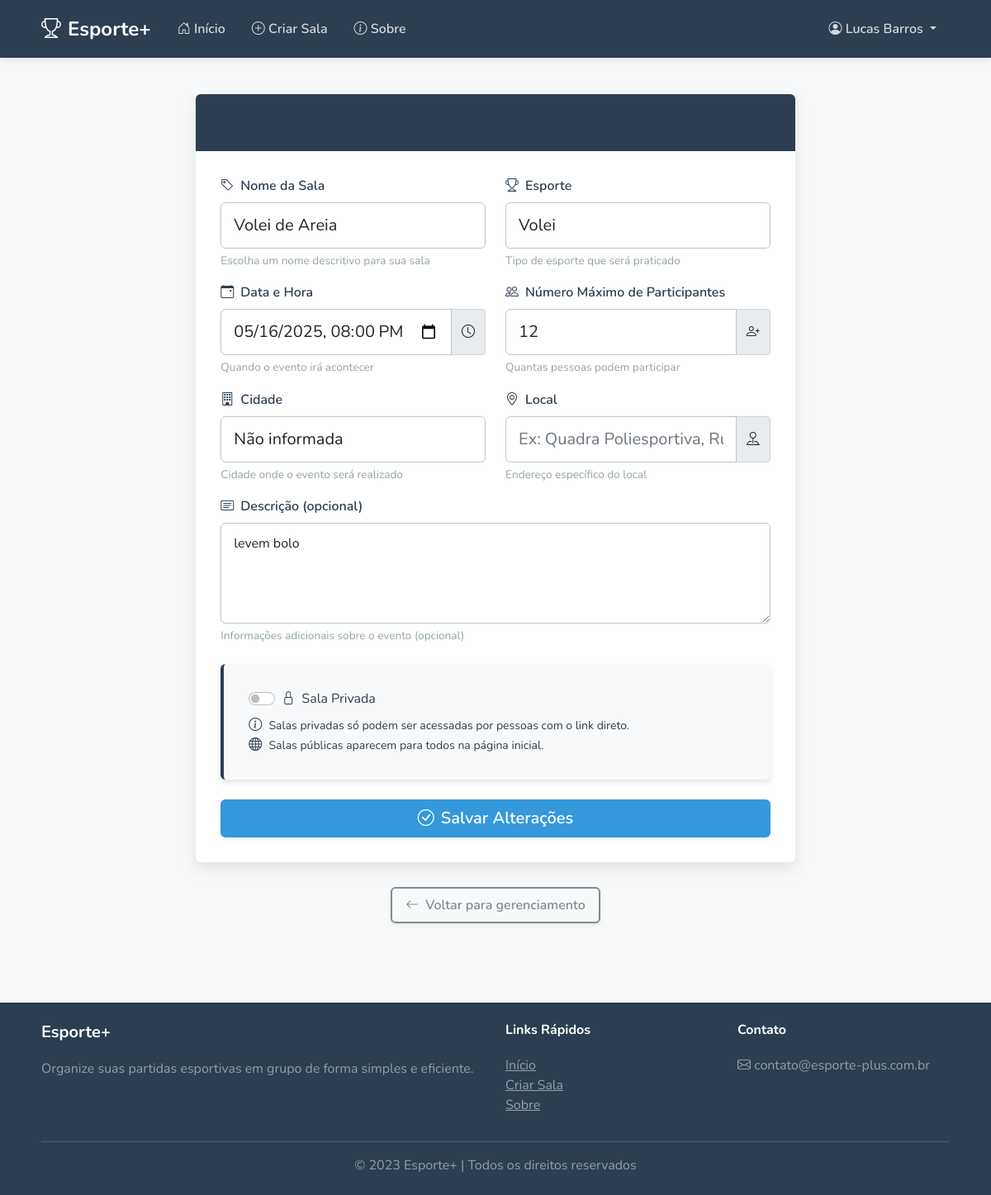
/sala/TZUTKDzf/editar (signed in), run on the app's committed database.
### app/models/models.py (models this page shows, shortened)
class User(db.Model, UserMixin):
    __tablename__ = 'users'
    id = db.Column(db.Integer, primary_key=True)
    username = db.Column(db.String(50), unique=True, nullable=False)
    email = db.Column(db.String(100), unique=True, nullable=False)
    password_hash = db.Column(db.String(200), nullable=False)
    name = db.Column(db.String(100), nullable=False)
    created_at = db.Column(db.DateTime, default=datetime.utcnow)
    is_active = db.Column(db.Boolean, default=True)
    rooms_created = db.relationship('Room', backref='creator', lazy=True, foreign_keys='Room.creator_id')
    participations = db.relationship('Participant', backref='user', lazy=True)

class Room(db.Model):
    __tablename__ = 'rooms'
    id = db.Column(db.Integer, primary_key=True)
    name = db.Column(db.String(100), nullable=False)
    sport = db.Column(db.String(50), nullable=False)
    date = db.Column(db.DateTime, nullable=False)
    max_participants = db.Column(db.Integer, nullable=False)
    description = db.Column(db.Text, nullable=True)
    link_code = db.Column(db.String(10), unique=True, nullable=False)
    created_at = db.Column(db.DateTime, default=datetime.utcnow)
    is_active = db.Column(db.Boolean, default=True)
    creator_id = db.Column(db.Integer, db.ForeignKey('users.id'), nullable=False)
    is_private = db.Column(db.Boolean, default=False)
    location = db.Column(db.String(200), nullable=True)
    city = db.Column(db.String(100), nullable=False)
    participants = db.relationship('Participant', backref='room', lazy=True)

### app/controllers/room_routes.py (the view)
@room_bp.route('/<link_code>/editar', methods=['GET', 'POST'])
@login_required
def edit_room(link_code):
    room = Room.query.filter_by(link_code=link_code).first_or_404()
    if room.creator_id != current_user.id:
        flash('Você não tem permissão para editar esta sala', 'danger')
        return redirect(url_for('room.view_room', link_code=link_code))
    form = EditRoomForm(obj=room)
    if form.validate_on_submit():
        form.populate_obj(room)
        db.session.commit()
        flash('Sala atualizada com sucesso!', 'success')
        return redirect(url_for('room.manage_room', link_code=room.link_code))
    return render_template('edit_room.html', form=form, room=room)

### app/templates/edit_room.html (shortened to what this page needs)
{% extends 'layout.html' %}
{% block content %}
<div class="content-visible">
    <div class="row">
        <div class="col-lg-8 offset-lg-2">
            <div class="card edit-room-card" data-aos="fade-up" data-aos-duration="400">
                <div class="card-header bg-primary text-white">
                    <h4 class="mb-0"><i class="bi bi-pencil-square me-2"></i>Editar Sala</h4>
                </div>
                <div class="card-body">
                    <form method="post" action="{{ url_for('room.edit_room', link_code=room.link_code) }}" class="edit-room-form">
                        <div class="row">
                            <div class="col-md-6 mb-3">
                                <div class="form-group">
                                    <label for="{{ form.name.id }}" class="form-label">
                                        <i class="bi bi-tag me-2"></i>{{ form.name.label.text }}
                                    </label>
                                    {{ form.name(class="form-control form-control-lg", placeholder="Ex: Futebol de Quarta") }}
                                    <div class="form-text">Escolha um nome descritivo para sua sala</div>
                                </div>
                            </div>
                            <div class="col-md-6 mb-3">
                                <div class="form-group">
                                    <label for="{{ form.sport.id }}" class="form-label">
                                        <i class="bi bi-trophy me-2"></i>{{ form.sport.label.text }}
                                    </label>
                                    {{ form.sport(class="form-control form-control-lg", placeholder="Ex: Futebol, Vôlei, Basquete") }}
                                    <div class="form-text">Tipo de esporte que será praticado</div>
                                </div>
                            </div>
                        </div>
                        <div class="row">
                            <div class="col-md-6 mb-3">
                                <div class="form-group">
                                    <label for="{{ form.date.id }}" class="form-label">
                                        <i class="bi bi-calendar-event me-2"></i>{{ form.date.label.text }}
                                    </label>
                                    <div class="input-group">
                                        {{ form.date(class="form-control form-control-lg", type="datetime-local") }}
                                        <span class="input-group-text"><i class="bi bi-clock"></i></span>
                                    </div>
                                    <div class="form-text">Quando o evento irá acontecer</div>
                                </div>
                            </div>
                            <div class="col-md-6 mb-3">
                                <div class="form-group">
                                    <label for="{{ form.max_participants.id }}" class="form-label">
                                        <i class="bi bi-people me-2"></i>{{ form.max_participants.label.text }}
                                    </label>
                                    <div class="input-group">
                                        {{ form.max_participants(class="form-control form-control-lg", type="number", min=2) }}
                                        <span class="input-group-text"><i class="bi bi-person-plus"></i></span>
                                    </div>
                                    <div class="form-text">Quantas pessoas podem participar</div>
                                </div>
                            </div>
                        </div>
                        <div class="row">
                            <div class="col-md-6 mb-3">
                                <div class="form-group">
                                    <label for="{{ form.city.id }}" class="form-label">
                                        <i class="bi bi-building me-2"></i>{{ form.city.label.text }}
                                    </label>
                                    <div class="position-relative">
                                        {{ form.city(class="form-control form-control-lg", placeholder="Ex: São Paulo - SP", id="city-input", autocomplete="off") }}
                                    </div>
                                    <div class="form-text">Cidade onde o evento será realizado</div>
                                </div>
                            </div>
                            <div class="col-md-6 mb-3">
                                <div class="form-group">
                                    <label for="{{ form.location.id }}" class="form-label">
                                        <i class="bi bi-geo-alt me-2"></i>{{ form.location.label.text }}
                                    </label>
                                    <div class="input-group">
                                        {{ form.location(class="form-control form-control-lg", placeholder="Ex: Quadra Poliesportiva, Rua das Flores, 123") }}
                                        <span class="input-group-text"><i class="bi bi-pin-map"></i></span>
                                    </div>
                                    <div class="form-text">Endereço específico do local</div>
                                </div>
                            </div>
                        </div>
                        <div class="mb-4">
                            <div class="form-group">
                                <label for="{{ form.description.id }}" class="form-label">
                                    <i class="bi bi-card-text me-2"></i>{{ form.description.label.text }}
                                </label>
                                {{ form.description(class="form-control", rows=4, placeholder="Adicione informações importantes como regras, o que levar, etc.") }}
                                <div class="form-text">Informações adicionais sobre o evento (opcional)</div>
                            </div>
                        </div>
                        <div class="mb-4 privacy-option">
                            <div class="card privacy-card">
                                <div class="card-body">
                                    <div class="form-check form-switch">
                                        {{ form.is_private(class="form-check-input") }}
                                        <label class="form-check-label" for="{{ form.is_private.id }}">
                                            <i class="bi bi-lock me-2"></i>{{ form.is_private.label.text }}
                                        </label>
                                    </div>
                                    <div class="privacy-info mt-2">
                                        <p class="mb-0">
                                            <i class="bi bi-info-circle me-1"></i>
                                            <small>Salas privadas só podem ser acessadas por pessoas com o link direto.</small>
                                        </p>
                                        <p class="mb-0">
                                            <i class="bi bi-globe me-1"></i>
                                            <small>Salas públicas aparecem para todos na página inicial.</small>
                                        </p>
                                    </div>
                                </div>
                            </div>
                        </div>
                        <div class="d-grid gap-2">
                            <button type="submit" class="btn btn-primary btn-lg save-btn">
                                <i class="bi bi-check-circle me-2"></i>Salvar Alterações
                            </button>
                        </div>
                    </form>
                </div>
            </div>
            <div class="text-center mt-3 mb-5">
                <a href="{{ url_for('room.manage_room', link_code=room.link_code) }}" class="btn btn-outline-secondary">
                    <i class="bi bi-arrow-left me-2"></i>Voltar para gerenciamento
                </a>
            </div>
        </div>
    </div>
</div>
{% endblock %}

### app/templates/layout.html (shortened to what this page needs)
<!DOCTYPE html>
<html lang="pt-BR">
<head>
    <link href="https://cdn.jsdelivr.net/npm/bootstrap@5.1.3/dist/css/bootstrap.min.css" rel="stylesheet">
    <link rel="stylesheet" href="https://cdn.jsdelivr.net/npm/bootstrap-icons@1.8.1/font/bootstrap-icons.css">
    <link rel="stylesheet" href="{{ url_for('static', filename='css/style.css') }}">
    <link rel="stylesheet" href="https://unpkg.com/aos@next/dist/aos.css" />
</head>
<body>
    <nav class="navbar navbar-expand-lg navbar-dark mb-4">
        <div class="container">
            <a class="navbar-brand" href="{{ url_for('main.index') }}">
                <i class="bi bi-trophy me-2"></i>Esporte+
            </a>
            <div class="collapse navbar-collapse" id="navbarNav">
                <ul class="navbar-nav me-auto">
                    <li class="nav-item">
                        <a class="nav-link" href="{{ url_for('main.index') }}">
                            <i class="bi bi-house-door"></i> Início
                        </a>
                    </li>
                    {% if current_user.is_authenticated %}
                    <li class="nav-item">
                        <a class="nav-link" href="{{ url_for('room.create_room') }}">
                            <i class="bi bi-plus-circle"></i> Criar Sala
                        </a>
                    </li>
                    {% endif %}
                    <li class="nav-item">
                        <a class="nav-link" href="{{ url_for('main.about') }}">
                            <i class="bi bi-info-circle"></i> Sobre
                        </a>
                    </li>
                </ul>
                <ul class="navbar-nav">
                    {% if current_user.is_authenticated %}
                        <li class="nav-item dropdown">
                            <a class="nav-link dropdown-toggle" href="#" id="navbarDropdown" role="button" data-bs-toggle="dropdown" aria-expanded="false">
                                <i class="bi bi-person-circle"></i> {{ current_user.name }}
                            </a>
                        </li>
                    {% endif %}
                </ul>
            </div>
        </div>
    </nav>
    <div class="container">
        <div class="fade-in content-visible">
            {% block content %}{% endblock %}
        </div>
    </div>
    <footer class="footer mt-5 py-4">
        <div class="container">
            <div class="row">
                <div class="col-md-6">
                    <h5 class="text-white">Esporte+</h5>
                    <p class="text-white-50">Organize suas partidas esportivas em grupo de forma simples e eficiente.</p>
                </div>
                <div class="col-md-3">
                    <h6 class="text-white">Links Rápidos</h6>
                    <ul class="list-unstyled">
                        <li><a href="{{ url_for('main.index') }}" class="text-white-50">Início</a></li>
                        <li><a href="{{ url_for('room.create_room') }}" class="text-white-50">Criar Sala</a></li>
                        <li><a href="{{ url_for('main.about') }}" class="text-white-50">Sobre</a></li>
                    </ul>
                </div>
                <div class="col-md-3">
                    <h6 class="text-white">Contato</h6>
                    <p class="text-white-50">
                        <i class="bi bi-envelope"></i> contato@esporte-plus.com.br
                    </p>
                </div>
            </div>
            <hr class="border-light">
            <div class="row">
                <div class="col-md-12 text-center">
                    <p class="mb-0 text-white-50">
                        &copy; 2023 Esporte+ | Todos os direitos reservados
                    </p>
                </div>
            </div>
        </div>
    </footer>
</body>
</html>

### data on the page
User: name "Lucas Barros"
Room: name "Volei de Areia", sport "Volei", date "05/16/2025 20:00", max_participants "12", city "Não informada", description "levem bolo"
